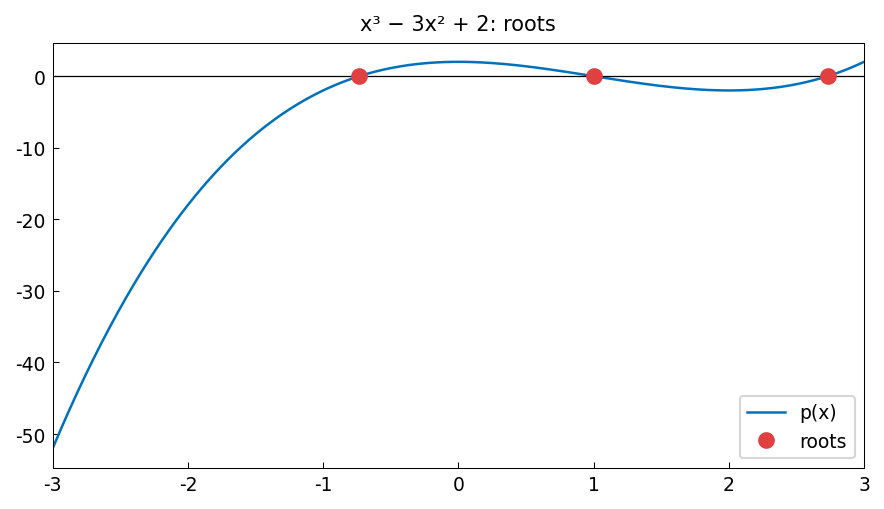

Reproduce this figure in Python.
"""Newton's method root-finding with Chebfun.

Demonstrates finding roots of a cubic polynomial and compares
with Newton's method applied iteratively.

Credit: Inspired by Chebfun examples roots/NewtonRaphson.m.
Original MATLAB Chebfun: Copyright 2017 by The University of Oxford and
The Chebfun Developers. See https://www.chebfun.org/ for Chebfun information.
"""
import os

os.environ.setdefault("XLA_PYTHON_CLIENT_PREALLOCATE", "false")

import matplotlib

matplotlib.use("Agg")
import os
import sys

import jax.numpy as jnp
import matplotlib.pyplot as plt
import numpy as np

sys.path.insert(0, os.path.join(os.path.dirname(__file__), '..', '..', 'src'))

import chebfunjax as cj
from chebfunjax.plotting import chebfun_style

chebfun_style()

from chebfunjax.plotting import plot


def run():
    print("=" * 60)
    print("Newton's method and root-finding")
    print("=" * 60)

    # MATLAB: dom = [-3 3]; f = chebfun('x.^3 - 3*x.^2 + 2', dom)
    dom = (-3.0, 3.0)
    f = cj.chebfun(lambda x: x**3 - 3.0 * x**2 + 2.0, domain=dom)

    # MATLAB: roots(f)
    r = f.roots()
    r_arr = np.sort(np.array(r))
    print("\nf(x) = x^3 - 3x^2 + 2:")
    print(f"  All roots on [-3, 3]: {r_arr}")
    # Factor: x^3 - 3x^2 + 2 = (x-1)(x^2 - 2x - 2)?
    # Check: (x-1)(x^2-2x-2) = x^3 - 2x^2 - 2x - x^2 + 2x + 2 = x^3 - 3x^2 + 2 YES
    # So roots: x=1 and x = (2 ± sqrt(4+8))/2 = 1 ± sqrt(3)
    exact_roots = np.sort([1.0 - np.sqrt(3.0), 1.0, 1.0 + np.sqrt(3.0)])
    print(f"  Exact roots: {exact_roots}")
    assert len(r_arr) == 3, f"Expected 3 roots, got {len(r_arr)}"
    for k in range(3):
        err = abs(r_arr[k] - exact_roots[k])
        print(f"  Root {k+1}: computed = {r_arr[k]:.12f}, exact = {exact_roots[k]:.12f}, err = {err:.2e}")
        assert err < 1e-11, f"Root {k+1} error too large: {err}"

    # --- Manual Newton's method for comparison -----------------------
    print("\nManual Newton iteration on f(x) = x^3 - 3x^2 + 2:")
    # Starting from x0 = 2.5, converge to 1 + sqrt(3) ~ 2.732
    f_np = lambda x: x**3 - 3.0 * x**2 + 2.0
    df_np = lambda x: 3.0 * x**2 - 6.0 * x
    x_newton = 2.5
    for k in range(10):
        x_new = x_newton - f_np(x_newton) / df_np(x_newton)
        err = abs(x_new - (1.0 + np.sqrt(3.0)))
        print(f"  Step {k+1}: x = {x_new:.12f}, err = {err:.2e}")
        x_newton = x_new
        if err < 1e-14:
            break
    assert abs(x_newton - (1.0 + np.sqrt(3.0))) < 1e-12

    # --- Verify f(roots) = 0 -----------------------------------------
    for ri in r_arr:
        val = float(f(jnp.array(ri)))
        assert abs(val) < 1e-13, f"|f({ri})| = {abs(val)}"

    # --- Plots -------------------------------------------------------
    _here = os.path.dirname(os.path.abspath(__file__))
    fig, ax = plot(f, title="x³ − 3x² + 2: roots", label="p(x)")
    ax.axhline(0, color="k", linewidth=0.6)
    import numpy as _np
    ax.plot(r_arr, _np.zeros_like(r_arr), "o", color="#E04040",
            markersize=7, label="roots")
    ax.legend(fontsize=9)
    fig.savefig(os.path.join(_here, "newton_raphson.png"),
                dpi=150, bbox_inches="tight")
    plt.close(fig)

    print("\nAll assertions passed.")
    return True

if __name__ == "__main__":
    run()
